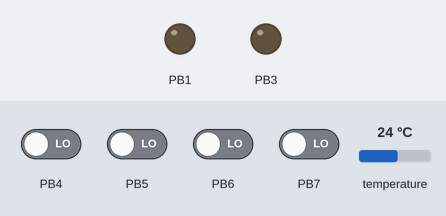
Bench run of a program on a simulated ATtiny13, built with avr-gcc and emulated at 1 MHz (the files do not name the chip). On the bench: output pins drawn as LEDs (lit = HIGH). Wiring (inferred from the names in the program): DS18B20 sensor: data PB0. Inputs (shaded band) come from the test bench; at power-on: PB4–7 LOW, temperature 24 °C. Pins used as bus, display or sensor lines are not drawn.

Above: at 1.0 s.
At 14.31 s:
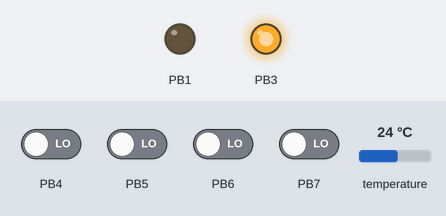
Timing chart, 0 to 15.7 s (numbered marks = the images above):
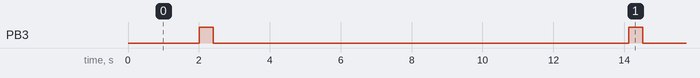

The program:

main.c
```c
/****

Source is taken from here http://forum.sources.ru/index.php?showtopic=381077

****/

#include <inttypes.h>
#include <string.h>
#include <avr/io.h>
#include <util/delay.h>
#include <avr/interrupt.h>
#include <stdbool.h>

// --- Configuration for OneWire
#define ONEWIRE_PORTReg     PORTB
#define ONEWIRE_DDRReg      DDRB
#define ONEWIRE_PINReg      PINB
#define ONEWIRE_PIN         PB0

static uint8_t sender_id = 0x5;

uint8_t temp_fracpart = 0;
uint8_t temp_intpart = 0;
char temp_minus = 0;
uint16_t packed_temp = 0;

/**
  Format of the value variable:
  - bits 0-5 - an integer part of temperature (max is 63)
  - bits 6-9 - a real part of temperature (0-10 values)
  - bit 10 - if set to 1, the temperature is below zero
  - bits 11-13 - Sender ID
  - bit 14 - a control bit
  - bit 15 - not used
**/

void process_temp() {
    packed_temp = ( temp_intpart ) | ( temp_fracpart << 6 ) | ( temp_minus << 10 ) | (sender_id << 11 );
    uint16_t n = packed_temp;
    uint8_t c = 0;
    for ( c = 0; n; n = n & ( n-1 ))
        c++;
    // if number of bits is even
    if ( c % 2 == 0 ) {
        // nothing to do
    } else {
        packed_temp |= ( 1 << 14 );
    }
}


// SENDER_ID some value that identifies a sender
// so before sending any data, the transmitter sends
// the SENDER_ID first
// 0x50 (left 4 bits) means that this byte contains a SENDER_ID.
// Right 4 bits contains a sender_id
// #define SENDER_ID           (0x50 | 0x0E);


#define TX_PORTReg          PORTB
#define TX_DDRReg           DDRB
#define TX_PINReg           PINB
#define TX_PIN              PB2

#define pulse_len 350

// --- Configure for PWM
//#define PWM_PORTReg         PORTB
//#define PWM_DDRReg          DDRB
//#define PWM_PIN             PB1

// - Set OneWire pin in Output mode
#define OneWire_setPinAsOutput  ONEWIRE_DDRReg |= (1<<ONEWIRE_PIN)

// - Set OneWire pin in Input mode
#define OneWire_setPinAsInput   ONEWIRE_DDRReg &= ~(1<<ONEWIRE_PIN)

// - Set LOW level on OneWire pin
#define OneWire_writePinLOW     ONEWIRE_PORTReg &=  ~(1<<ONEWIRE_PIN)

// - Set HIGH level on OneWire pin
#define OneWire_writePinHIGH    ONEWIRE_PORTReg |= (1<<ONEWIRE_PIN)

// - Read level from OneWire pin
#define OneWire_readPin         ( ( ONEWIRE_PINReg & (1<<ONEWIRE_PIN) ) ? 1 : 0 )


#ifndef cbi
#define cbi(sfr, bit) (_SFR_BYTE(sfr) &= ~_BV(bit))
#endif
#ifndef sbi
#define sbi(sfr, bit) (_SFR_BYTE(sfr) |= _BV(bit))
#endif

/*
// - PWM Value ( 0 - off, 255 - max )
uint8_t PWMValue    = 0;

// - Oveflow counter for PWM
uint8_t PWMCounter  = 0;
uint8_t PWM         = 0;
*/


static uint16_t data;

//! Calculate CRC-8
uint8_t crc8(const uint8_t * addr, uint8_t len){
    uint8_t crc = 0;
    while (len--) {
        uint8_t inbyte = *addr++;
        uint8_t i;
        for (i = 8; i; i--) {
            uint8_t mix = (crc ^ inbyte) & 0x01;
            crc >>= 1;
            if (mix) crc ^= 0x8C;
            inbyte >>= 1;
        }
    }
    return crc;
}

//! Reset function
uint8_t OneWire_reset(){

    // - Wait for line
    uint8_t Retries = 125;
    OneWire_setPinAsInput;
    do{
        if( --Retries == 0 ) return 0;
        _delay_us( 2 );
    }while( !OneWire_readPin );

    // - Drop line
    OneWire_writePinLOW;
    OneWire_setPinAsOutput;
    _delay_us( 480 );

    // - Listen for reply pulse
    OneWire_setPinAsInput;
    _delay_us( 70 );

    // - Read line state
    uint8_t State = !OneWire_readPin;
    _delay_us( 410 );
    return State;
}

//! Write single bit
void OneWire_writeBit( uint8_t Bit ){
    if( Bit & 1 ){
        // - Drop line
        OneWire_writePinLOW;
        OneWire_setPinAsOutput;
        // - Write Bit-1
        _delay_us( 10 );
        OneWire_writePinHIGH;
        _delay_us( 55 );
    }else{
        // - Drop line
        OneWire_writePinLOW;
        OneWire_setPinAsOutput;
        // - Write Bit-0
        _delay_us( 65 );
        OneWire_writePinHIGH;
        _delay_us( 5 );
    }
}

//! Read single bit
uint8_t OneWire_readBit(){
    // - Drop line
    OneWire_setPinAsOutput;
    OneWire_writePinLOW;
    _delay_us( 3 );

    // - Wait for data
    OneWire_setPinAsInput;
    _delay_us( 10 );

    // - Read bit into byte
    uint8_t Bit = OneWire_readPin;
    _delay_us( 53 );
    return Bit;
}

//! Write byte
void OneWire_writeByte( const uint8_t Byte, uint8_t Power ){

    // - Write each bit
    uint8_t BitMask;
    for( BitMask = 0x01; BitMask; BitMask <<= 1 ) OneWire_writeBit( (BitMask & Byte) ? 1 : 0 );

    // - Disable power
    if( !Power ){

        OneWire_setPinAsInput;
        OneWire_writePinLOW;
    }
}
//! Read byte
inline uint8_t OneWire_readByte(){
    uint8_t Byte = 0;

    // - Read all bits
    uint8_t BitMask;
    for( BitMask = 0x01; BitMask; BitMask <<= 1 ){
        // - Read & store bit into byte
        if( OneWire_readBit() ) Byte |= BitMask;
    }
    return Byte;
}


//! Read buffer
inline void OneWire_read( uint8_t * Buffer, uint8_t Size ){
    uint8_t i;
    for( i = 0; i < Size; i++ ) Buffer[ i ] = OneWire_readByte();
}

//! Write buffer
inline void OneWire_write(const uint8_t * Buffer, uint8_t Size, uint8_t Power ){
    uint8_t i;
    for( i = 0; i < Size; i++ )  OneWire_writeByte(  Buffer[ i ], Power );
    if( !Power ){
        // - Disable power
        OneWire_setPinAsInput;
        OneWire_writePinLOW;
    }
}


void sendword(const int pin) {
    uint8_t k = 10;
    int i;
    data = packed_temp;
    while (k-- > 0) {
        for (i = sizeof(data)*8 - 1; i >= 0; i--) {
            sbi(PORTB, pin);
            if ( data & ( 1 << i )) {
                _delay_us(3 * pulse_len);
                cbi(PORTB, pin);
                _delay_us(1 * pulse_len);
            } else {
                _delay_us(1 * pulse_len);
                cbi(PORTB, pin);
                _delay_us(3 * pulse_len);
            }
        }
        sbi(PORTB, pin);
        _delay_us(1 * pulse_len);
        cbi(PORTB, pin);
        _delay_us(31 * pulse_len);
    }
}


//! Main function
int main() {

    // - Configure LED pin
    DDRB |= ( 1 << PB1 ) | ( 1 << TX_PIN ) | ( 1 << PB3 ) ;


    // - Buffer for ROM
    uint8_t ROM[ 9 ];
    while( 1 ){

        // - Prepare for new cycle
        _delay_ms( 1000 );
        memset( ROM, 0, sizeof( ROM ) );

        // - Start conversion
        OneWire_reset();
        OneWire_writeByte( 0xCC, 1 );
        OneWire_writeByte( 0x44, 1 );

        // - Wait until conversion finished
        _delay_ms( 1000 );

        // - Read ROM
        OneWire_reset();
        OneWire_writeByte( 0xCC, 1 );
        OneWire_writeByte( 0xBE, 1 );
        OneWire_read( ROM, sizeof( ROM ) );

        // - Check ROM CRC
        if( crc8( ROM, 8 ) != ROM[ 8 ] ){
            continue;
        }

        // --- Get 8-bit temperature
        // - Construct 16-bit register value from 0 and 1 bytes of ROM.
        // - Remove float part (4 right bits) to get interger value
        //uint8_t     Temperature     =  ((( ROM[ 1 ] << 8 ) | ROM[ 0 ]) >> 4);
        temp_intpart = ((( ROM[ 1 ] << 8 ) | ROM[ 0 ]) >> 4);
        //float f_temp = ((( ROM[ 1 ] << 8 ) | ROM[ 0 ]));

        // temp_minus = (int32_t)f_temp & 0x80000000 != 0;
        //temp_intpart = ((uint16_t)f_temp) >> 31;
        // if uncomment this, a compiler makes too large code
        //temp_fracpart = 10*(f_temp - temp_intpart);


	// instead of fraction it will contain a sequence number
        // only 4 bits allocated for that.
        temp_fracpart++;
        if ( temp_fracpart > 9 )
          temp_fracpart = 0;

 	// fill the packed_temp variable;
	process_temp();

        PORTB |= ( 1 << PB3 );
        // send the packed_temp value
        sendword(TX_PIN);
         _delay_ms(50);
        PORTB &= ~( 1 << PB3 );
        _delay_ms(4700);
        _delay_ms(5000);
    }
}
```

Measured:
- by itself, PB3: alternates HIGH for 0.40 s and LOW for 11.7 s
